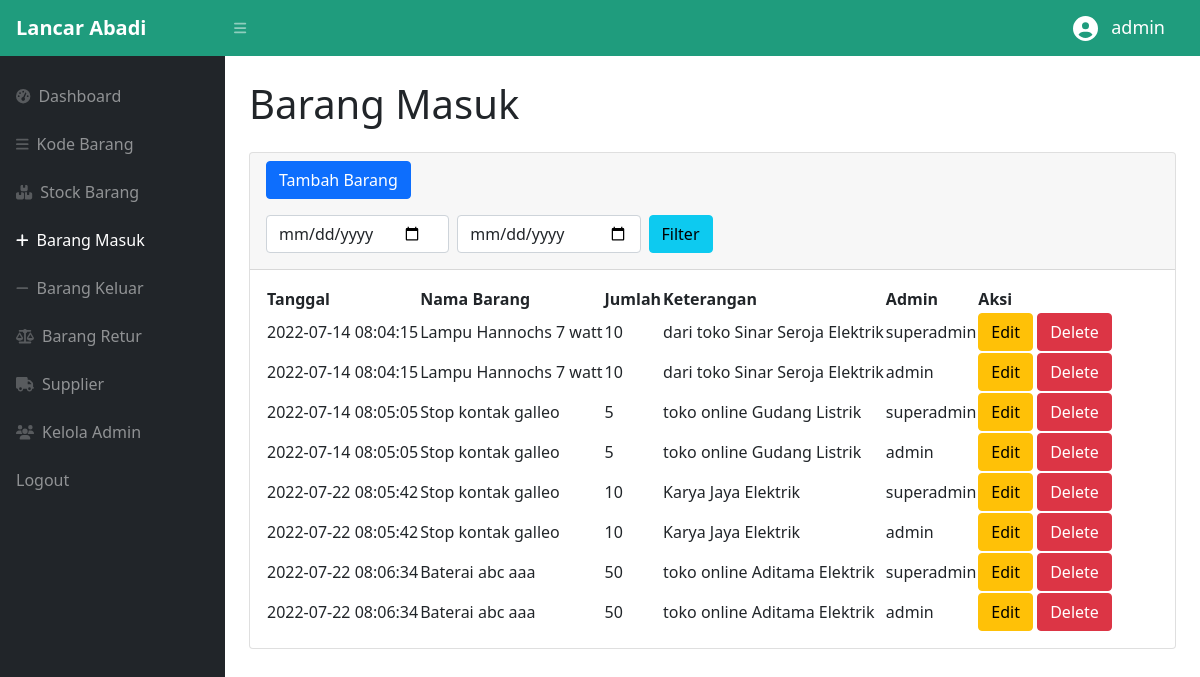
/superAdmin/masuk.php (signed in), run on the app's committed database.
### tables this page shows
CREATE TABLE `masuk` (
  `idmasuk` int(11) NOT NULL,
  `idbarang` int(11) NOT NULL,
  `tanggal` timestamp NOT NULL DEFAULT CURRENT_TIMESTAMP,
  `keterangan` varchar(50) NOT NULL,
  `qty` int(11) NOT NULL
);

CREATE TABLE `stock` (
  `idbarang` int(11) NOT NULL,
  `idkodebarang` int(11) NOT NULL,
  `namabarang` varchar(25) NOT NULL,
  `harga` int(11) NOT NULL,
  `stock` int(11) NOT NULL,
  `image` varchar(99) DEFAULT NULL
);

### superAdmin/masuk.php (the view, shortened to what this page needs)
<?php
require '../function.php';
?>
<!DOCTYPE html>
<html lang="en">
<head>
    <link href="https://cdn.jsdelivr.net/npm/simple-datatables@latest/dist/style.css" rel="stylesheet" />
    <link href="../css/styles.css" rel="stylesheet" />
</head>
<body class="sb-nav-fixed">
    <nav class="sb-topnav navbar navbar-expand navbar-dark" style="background-color:#1f9c7d;">
        <a class="navbar-brand ps-3" style="font-weight:bold ;" href="dashboard.php">Lancar Abadi</a>
        <button class="btn btn-link btn-sm order-1 order-lg-0 me-4 me-lg-0" id="sidebarToggle" href="#!"><i class="fas fa-bars"></i></button>
        <div class="collapse navbar-collapse justify-content-end">
            <i class="fa-solid fa-circle-user m-2" style="color:white ; height:25px"></i>
            <h6 style="margin: 5px 35px 5px 5px; font-size:18px; color:white">
                <?php
                echo $_SESSION['username'];
                ?>
            </h6>
        </div>
    </nav>
    <div id="layoutSidenav">
        <div id="layoutSidenav_nav">
            <nav class="sb-sidenav accordion sb-sidenav-dark mt-3" id="sidenavAccordion">
                <div class="sb-sidenav-menu">
                    <div class="nav">
                        <a class="nav-link" href="dashboard.php">
                            <div class="sb-nav-link-icon"><i class="fas fa-tachometer-alt"></i></div>
                            Dashboard
                        </a>
                        <a class="nav-link" href="kodeBarang.php">
                            <div class="sb-nav-link-icon"><i class="fas fa-bars"></i></div>
                            Kode Barang
                        </a>
                        <a class="nav-link" href="stockBarang.php">
                            <div class="sb-nav-link-icon"><i class="fas fa-boxes-stacked"></i></div>
                            Stock Barang
                        </a>
                        <a class="nav-link active" href="masuk.php">
                            <div class="sb-nav-link-icon"><i class="fas fa-plus"></i></div>
                            Barang Masuk
                        </a>
                        <a class="nav-link" href="keluar.php">
                            <div class="sb-nav-link-icon"><i class="fas fa-minus"></i></div>
                            Barang Keluar
                        </a>
                        <a class="nav-link" href="retur.php">
                            <div class="sb-nav-link-icon"><i class="fas fa-balance-scale"></i></div>
                            Barang Retur
                        </a>
                        <a class="nav-link" href="supplier.php">
                            <div class="sb-nav-link-icon"><i class="fas fa-truck"></i></div>
                            Supplier
                        </a>
                        <a class="nav-link" href="admin.php">
                            <div class="sb-nav-link-icon"><i class="fas fa-users"></i></div>
                            Kelola Admin
                        </a>
                        <a class="nav-link" href="../logout.php">
                            Logout
                        </a>
                    </div>
                </div>
            </nav>
        </div>
        <div id="layoutSidenav_content">
            <main>
                <div class="container-fluid px-4">
                    <h1 class="mt-4 mb-4">Barang Masuk</h1>
                    <div class="card mb-4">
                        <div class="card-header">
                            <button type="button" class="btn btn-primary" data-bs-toggle="modal" data-bs-target="#myModal">
                                Tambah Barang
                            </button>
                            <br>
                            <form method="post" class="d-flex w-50 mt-3 mb-2">
                                <input type="date" name="tgl_mulai" class="d-flex form-control">
                                <input type="date" name="tgl_selesai" class="d-felx form-control mx-2">
                                <button type="submit" name="filter_tgl" class="btn btn-info"> Filter </button>
                            </form>
                        </div>
                        <div class="card-body">
                            <table id="datatablesSimple">
                                <thead>
                                    <tr>
                                        <th>Tanggal</th>
                                        <th>Nama Barang</th>
                                        <th>Jumlah</th>
                                        <th>Keterangan</th>
                                        <th>Admin</th>
                                        <th>Aksi</th>
                                    </tr>
                                </thead>
                                <tbody>
                                    <?php
                                    if (isset($_POST['filter_tgl'])) {
                                        $mulai = $_POST['tgl_mulai'];
                                        $selesai = $_POST['tgl_selesai'];
                                        if ($mulai != null || $selesai != null) {
                                            $ambilsemuadatastock = mysqli_query($conn, "select * from masuk m,stock s where s.idbarang = m.idbarang and tanggal BETWEEN '$mulai' and DATE_ADD('$selesai',INTERVAL 1 DAY) ");
                                        } else {
                                            $ambilsemuadatastock = mysqli_query($conn, "select * from masuk m,stock s where s.idbarang = m.idbarang");
                                        }
                                    } else {
                                        $ambilsemuadatastock = mysqli_query($conn, "select * from masuk m,stock s, login l where s.idbarang = m.idbarang");
                                    }
                                    while ($data = mysqli_fetch_array($ambilsemuadatastock)) {
                                        $idm = $data['idmasuk'];
                                        $tanggal = $data['tanggal'];
                                        $namabarang = $data['namabarang'];
                                        $qty = $data['qty'];
                                        $keterangan = $data['keterangan'];
                                        $username = $data['username'];
                                    ?>
                                        <tr>
                                            <td><?= $tanggal ?></td>
                                            <td><?= $namabarang; ?></td>
                                            <td><?= $qty; ?></td>
                                            <td><?= $keterangan; ?></td>
                                            <td><?= $username; ?></td>
                                            <td>
                                                <button type="button" class="btn btn-warning" data-bs-toggle="modal" data-bs-target="#edit<?= $idm; ?>">
                                                    Edit
                                                </button>
                                                <button type="button" class="btn btn-danger" data-bs-toggle="modal" data-bs-target="#delete<?= $idm; ?>">
                                                    Delete
                                                </button>
                                            </td>
                                        </tr>
                                    <?php
                                    };
                                    ?>
                                </tbody>
                            </table>
                        </div>
                    </div>
                </div>
            </main>
        </div>
    </div>
</body>
</html>

### data on the page
masuk: tanggal "2022-07-14 08:04:15", idbarang.namabarang "Lampu Hannochs 7 watt", qty "10", keterangan "dari toko Sinar Seroja Elektrik", login.username "superadmin", login.username "admin"
masuk: tanggal "2022-07-14 08:05:05", idbarang.namabarang "Stop kontak galleo", qty "5", keterangan "toko online Gudang Listrik", login.username "superadmin", login.username "admin"
masuk: tanggal "2022-07-22 08:05:42", idbarang.namabarang "Stop kontak galleo", qty "10", keterangan "Karya Jaya Elektrik", login.username "superadmin", login.username "admin"
masuk: tanggal "2022-07-22 08:06:34", idbarang.namabarang "Baterai abc aaa", qty "50", keterangan "toko online Aditama Elektrik", login.username "superadmin", login.username "admin"

### other printed values
$_SESSION['username'] "admin"
